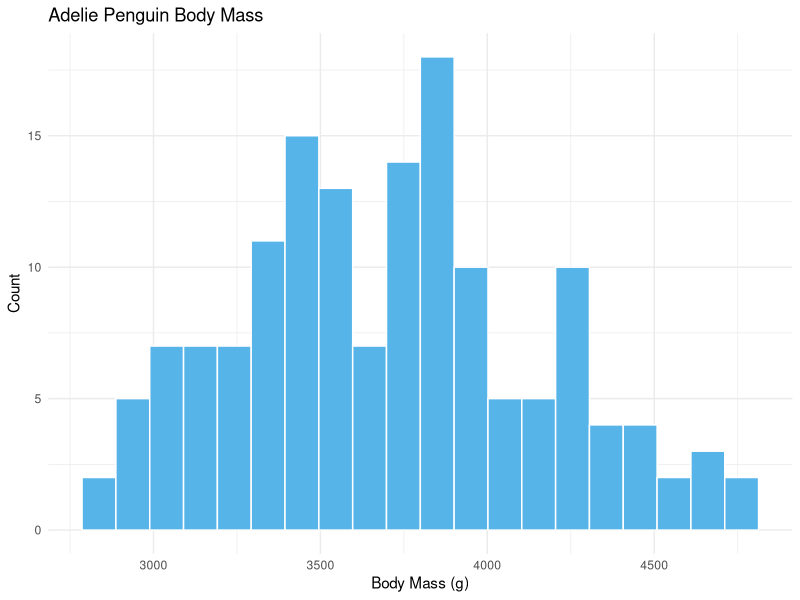
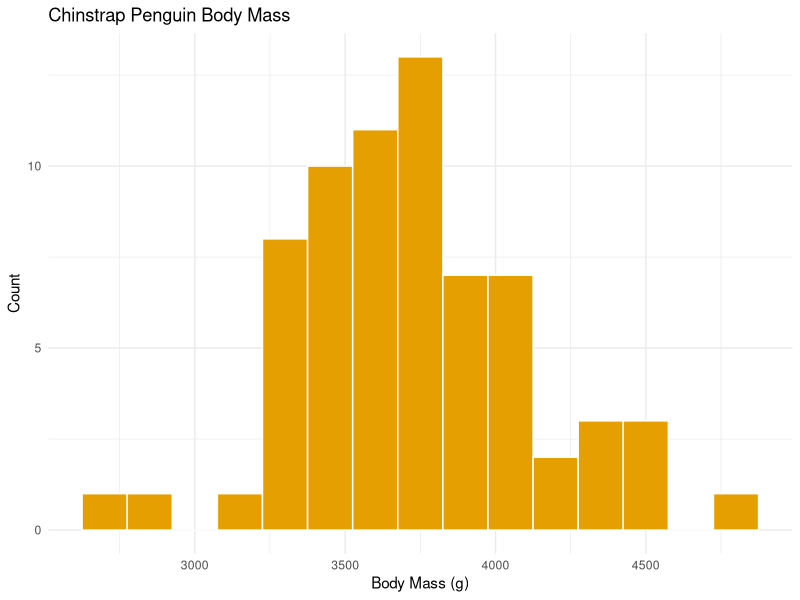
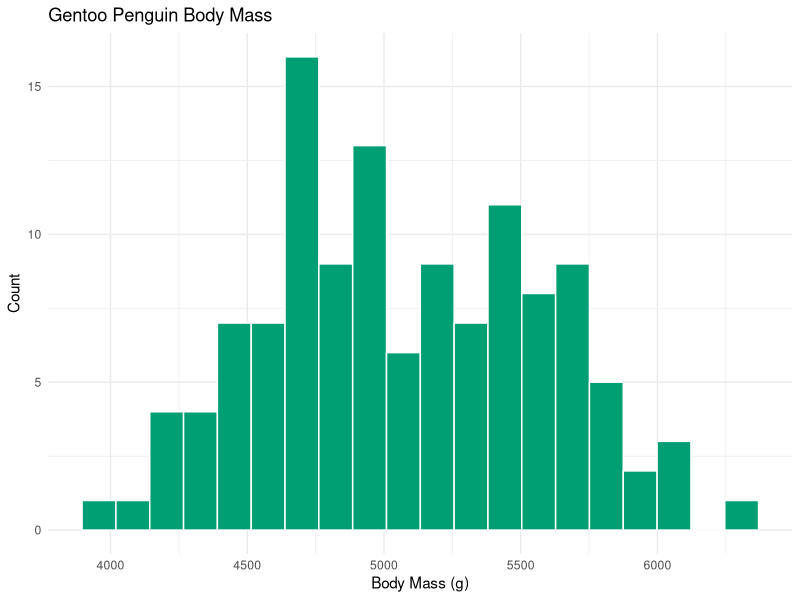

Source code (R) for these figures, in order:
## ---- chunk 1
library(ggplot2)
library(dplyr)
library(knitr)
library(palmerpenguins)
## ---- chunk 2
penguins %>%
  filter(!is.na(body_mass_g)) %>%
  group_by(species) %>%
  summarise(
    Count = n(),
    Mean = round(mean(body_mass_g), 1),
    Median = round(median(body_mass_g), 1)
  ) %>%
  knitr::kable()
## ---- chunk 3
adelie <- filter(penguins, species == "Adelie", !is.na(body_mass_g))

ggplot(adelie, aes(x = body_mass_g)) +
  geom_histogram(bins = 20, fill = "#56B4E9", color = "white") +
  theme_minimal() +
  labs(title = "Adelie Penguin Body Mass", x = "Body Mass (g)", y = "Count")
## ---- chunk 4
chinstrap <- filter(penguins, species == "Chinstrap", !is.na(body_mass_g))

ggplot(chinstrap, aes(x = body_mass_g)) +
  geom_histogram(bins = 15, fill = "#E69F00", color = "white") +
  theme_minimal() +
  labs(title = "Chinstrap Penguin Body Mass", x = "Body Mass (g)", y = "Count")
## ---- chunk 5
gentoo <- filter(penguins, species == "Gentoo", !is.na(body_mass_g))

ggplot(gentoo, aes(x = body_mass_g)) +
  geom_histogram(bins = 20, fill = "#009E73", color = "white") +
  theme_minimal() +
  labs(title = "Gentoo Penguin Body Mass", x = "Body Mass (g)", y = "Count")
